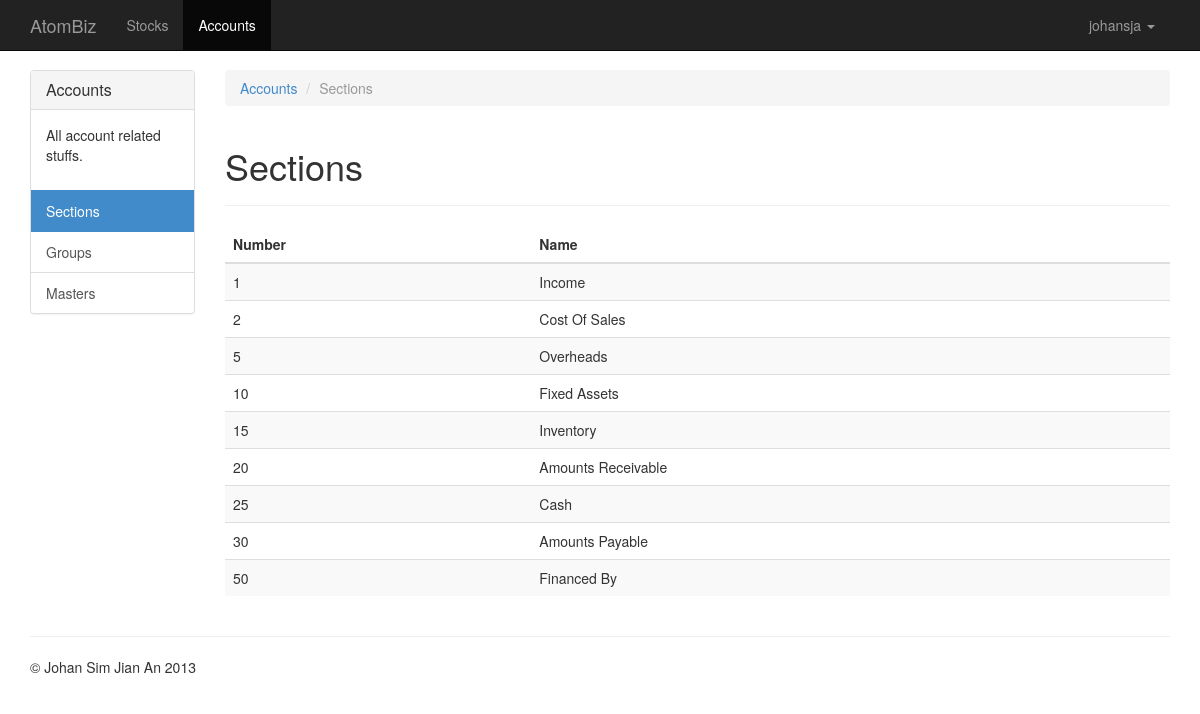
The app's page /accounts/sections/ (signed in) with its own data.
### accounts/models.py (models this page shows, shortened)
class Section(models.Model):
    number = models.SmallIntegerField(unique=True)
    name = models.CharField(max_length=64)
    class Meta:
        ordering = ['number']

### accounts/views.py (the view)
class SectionIndexView(generic.ListView):
    template_name = 'accounts/sections/index.html'
    context_object_name = 'section_list'
    def get_queryset(self):
        return Section.objects.all()

### accounts/templates/accounts/sections/index.html
{% extends "accounts/base.html" %}
{% block rows %}
    <ol class="breadcrumb">
        <li><a href="/accounts/">Accounts</a></li>
        <li class="active">Sections</li>
    </ol>
    <div class="page-header">
        <h1>Sections</h1>
    </div>
    <div class=" table-responsive">
        <table class="table table-striped">
            <thead>
                <tr>
                    <th>Number</th>
                    <th>Name</th>
                </tr>
            </thead>
            <tbody>
                {% for section in section_list %}
                    <tr>
                        <td>{{ section.number }}</td>
                        <td>{{ section.name }}</td>
                    </tr>
                {% endfor %}
            </tbody>
        </table>
    </div>
{% endblock %}

### accounts/templates/accounts/base.html
{% extends "base.html" %}
{% block app_rows %}
    <div class="row">
        <div class="col-lg-2">
            <div class="panel panel-default">
                <div class="panel-heading">
                    <h2 class="panel-title">Accounts</h2>
                </div>
                <div class="panel-body">
                    <p>
                        All account related stuffs.
                    </p>
                </div>
                <div class="list-group">
                    {% with "/accounts/sections/" as url %}
                    <a href="{{ url }}" class="list-group-item{% if url in request.path %} active{% endif %}">Sections</a>
                    {% endwith %}
                    {% with "/accounts/groups/" as url %}
                    <a href="{{ url }}" class="list-group-item{% if url in request.path %} active{% endif %}">Groups</a>
                    {% endwith %}
                    {% with "/accounts/masters/" as url %}
                    <a href="{{ url }}" class="list-group-item{% if url in request.path %} active{% endif %}">Masters</a>
                    {% endwith %}
                </div>
            </div>
        </div>
        <div class="col-lg-10">
            {% block rows %}{% endblock %}
        </div>
    </div>
{% endblock %}

### templates/base.html (shortened to what this page needs)
{% extends 'bootstrap/base.html' %}
{% block project_navbar_brand_url %}
  {% if user.is_authenticated %}
    /users/dashboard/
  {% else %}
    /
  {% endif %}
{% endblock %}
{% block project_navbar_brand %}AtomBiz{% endblock %}
{% block project_navbar_collapse %}
  {% if user.is_authenticated %}
    <ul class="nav navbar-nav">
      {% with url="/stocks/" %}
        <li{% if url in request.path %} class="active"{% endif %}><a href="{{ url }}">Stocks</a></li>
      {% endwith %}
      {% with url="/accounts/" %}
        <li{% if url in request.path %} class="active"{% endif %}><a href="{{ url }}">Accounts</a></li>
      {% endwith %}
    </ul>
    <ul class="nav navbar-nav navbar-right">
      <li class="dropdown">
        <a href="#" class="dropdown-toggle" data-toggle="dropdown">{{ user }} <b class="caret"></b></a>
      </li>
    </ul>
  {% endif %}
{% endblock %}
{% block project_rows %}
  {% block app_rows %}
  {% endblock %}
{% endblock %}
{% block project_footer_content %}
  <p>&copy; Johan Sim Jian An 2013</p>
{% endblock %}

### theme_bootstrap/templates/bootstrap/base.html (shortened to what this page needs)
{% load staticfiles %}
<!DOCTYPE html>
<html lang="en">
  <head>
    <link href="{% static 'bootstrap/css/bootstrap.min.css' %}" rel="stylesheet" media="screen">
  </head>
  <body>
    {% block project_navbar %}
      <div class="navbar navbar-inverse navbar-fixed-top">
        <div class="container">
          <div class="navbar-header">
            <a class="navbar-brand" href="{% block project_navbar_brand_url %}/{% endblock %}">
              {% block project_navbar_brand %}Project name{% endblock %}
              </a>
          </div>
          <div class="collapse navbar-collapse">
            {% block project_navbar_collapse %}{% endblock %}
          </div>
        </div>
      </div>
    {% block project_container %}
      <div class="container">
        {% block project_rows %}{% endblock %}
        {% block project_footer %}
          <hr>
          <footer>
            {% block project_footer_content %}{% endblock %}
          </footer>
        {% endblock %}
      </div>
    {% endblock %}
  </body>
</html>

### templates/base.html (style rules this page uses)
body { padding-top: 70px; }

### records on screen
Section: number "1", name "Income"
Section: number "2", name "Cost Of Sales"
Section: number "5", name "Overheads"
Section: number "10", name "Fixed Assets"
Section: number "15", name "Inventory"
Section: number "20", name "Amounts Receivable"
Section: number "25", name "Cash"
Section: number "30", name "Amounts Payable"
Section: number "50", name "Financed By"

### other values on screen
{{ user }} "johansja"
